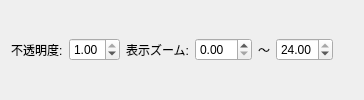
          <widget class="QWidget" name="widgetRaster">
           <layout class="QHBoxLayout" name="layoutRaster">
            <item><widget class="QLabel" name="lblRasterOpacity"><property name="text"><string>不透明度:</string></property></widget></item>
            <item>
             <widget class="QDoubleSpinBox" name="spinRasterOpacity">
              <property name="minimum"><double>0.000000000000000</double></property>
              <property name="maximum"><double>1.000000000000000</double></property>
              <property name="singleStep"><double>0.100000000000000</double></property>
              <property name="value"><double>1.000000000000000</double></property>
              <property name="maximumWidth"><number>80</number></property>
             </widget>
            </item>
            <item><widget class="QLabel" name="lblRasterZoom"><property name="text"><string>表示ズーム:</string></property></widget></item>
            <item>
             <widget class="QDoubleSpinBox" name="spinRasterMinZoom">
              <property name="minimum"><double>0.000000000000000</double></property>
              <property name="maximum"><double>24.000000000000000</double></property>
              <property name="value"><double>0.000000000000000</double></property>
              <property name="maximumWidth"><number>70</number></property>
             </widget>
            </item>
            <item><widget class="QLabel" name="lblRasterZoomTo"><property name="text"><string>～</string></property></widget></item>
            <item>
             <widget class="QDoubleSpinBox" name="spinRasterMaxZoom">
              <property name="minimum"><double>0.000000000000000</double></property>
              <property name="maximum"><double>24.000000000000000</double></property>
              <property name="value"><double>24.000000000000000</double></property>
              <property name="maximumWidth"><number>70</number></property>
             </widget>
            </item>
            <item>
             <spacer name="spacerRaster">
              <property name="orientation"><enum>Qt::Horizontal</enum></property>
              <property name="sizeHint" stdset="0"><size><width>20</width><height>20</height></size></property>
             </spacer>
            </item>
           </layout>
          </widget>
